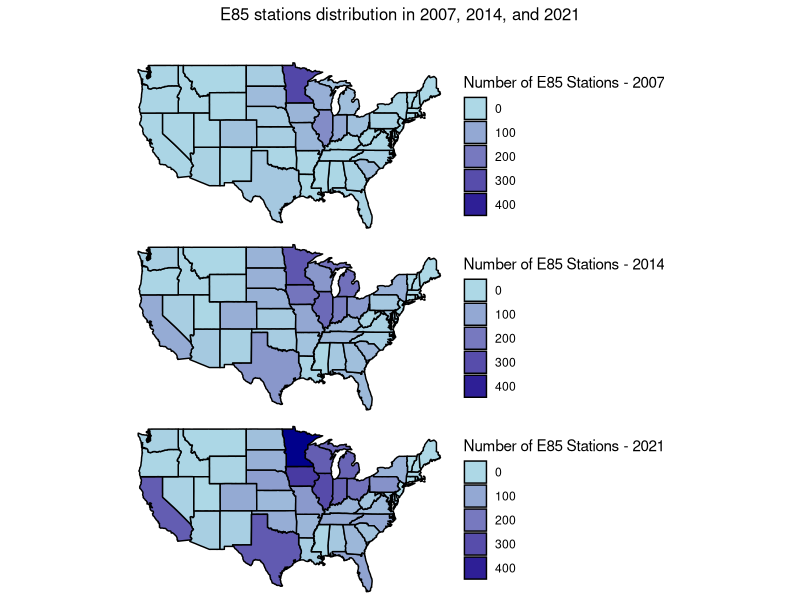

Recreate this plot in R.
# Load required libraries
library(ggplot2)
library(maps)
library(stringr)
library(tidyverse)
# Load required libraries
library(ggplot2)
library(maps)
library(stringr)

us_map <- map_data("state")

#reading data
merge_final=read.csv("Data/Merging/merge_final.csv")

# Filter data for 2007
df_2007 <- merge_final %>%
  mutate(state = str_to_lower(state)) %>%
  filter(year == 2007, state != "total") %>%
  select(state, e85)

# Merge with map data
merged_data_2007 <- merge(us_map, df_2007, by.x = "region", by.y = "state", all.x = TRUE)

# Filter data for 2014
df_2014 <- merge_final %>%
  mutate(state = str_to_lower(state)) %>%
  filter(year == 2014, state != "total") %>%
  select(state, e85)

# Merge with map data
merged_data_2014 <- merge(us_map, df_2014, by.x = "region", by.y = "state", all.x = TRUE)

# Filter data for 2021
df_2021 <- merge_final %>%
  mutate(state = str_to_lower(state)) %>%
  filter(year == 2021, state != "total") %>%
  select(state, e85)

# Merge with map data
merged_data_2021 <- merge(us_map, df_2021, by.x = "region", by.y = "state", all.x = TRUE)

# Create map for 2007
map_2007 <- ggplot(merged_data_2007, aes(x = long, y = lat, fill = ifelse(is.na(e85), 0, e85))) +
  geom_map(map = merged_data_2007, aes(map_id = region), color = "black") +
  scale_fill_gradient(low = "lightblue", high = "darkblue", na.value = "white", guide = "legend", limits = c(0, max(df_2021$e85, na.rm = TRUE))) +
  labs(fill = "Number of E85 Stations - 2007") +
  theme_void() +
  coord_fixed(ratio = 1.3)

# Create map for 2014 with a different color scheme
map_2014 <- ggplot(merged_data_2014, aes(x = long, y = lat, fill = ifelse(is.na(e85), 0, e85))) +
  geom_map(map = merged_data_2014, aes(map_id = region), color = "black") +
  scale_fill_gradient(low = "lightblue", high = "darkblue", na.value = "white", guide = "legend", limits = c(0, max(df_2021$e85, na.rm = TRUE))) +
  labs(fill = "Number of E85 Stations - 2014") +
  theme_void() +
  coord_fixed(ratio = 1.3)

# Create map for 2021 with a different color scheme
map_2021 <- ggplot(merged_data_2021, aes(x = long, y = lat, fill = ifelse(is.na(e85), 0, e85))) +
  geom_map(map = merged_data_2021, aes(map_id = region), color = "black") +
  scale_fill_gradient(low = "lightblue", high = "darkblue", na.value = "white", guide = "legend", limits = c(0, max(df_2021$e85, na.rm = TRUE))) +
  labs(fill = "Number of E85 Stations - 2021") +
  theme_void() +
  coord_fixed(ratio = 1.3)

# Combine maps vertically
combined_maps <- cowplot::plot_grid(map_2007, map_2014, map_2021, ncol = 1)
library(cowplot)

# Your code for combining maps
combined_maps <- cowplot::plot_grid(map_2007, map_2014, map_2021, ncol = 1)

# Combined title
combined_title <- ggdraw() +
  draw_label("E85 stations distribution in 2007, 2014, and 2021", x = 0.5, y = 0.75, size = 12)

# Plotting the combined maps with the combined title
combined_maps=cowplot::plot_grid(combined_title, combined_maps, ncol = 1, rel_heights = c(0.1, 1))

ggsave("Outputs/Exploratory_Analysis/e85_overtime_map.png", combined_maps, width = 8, height = 6, units = "in", dpi = 300)
